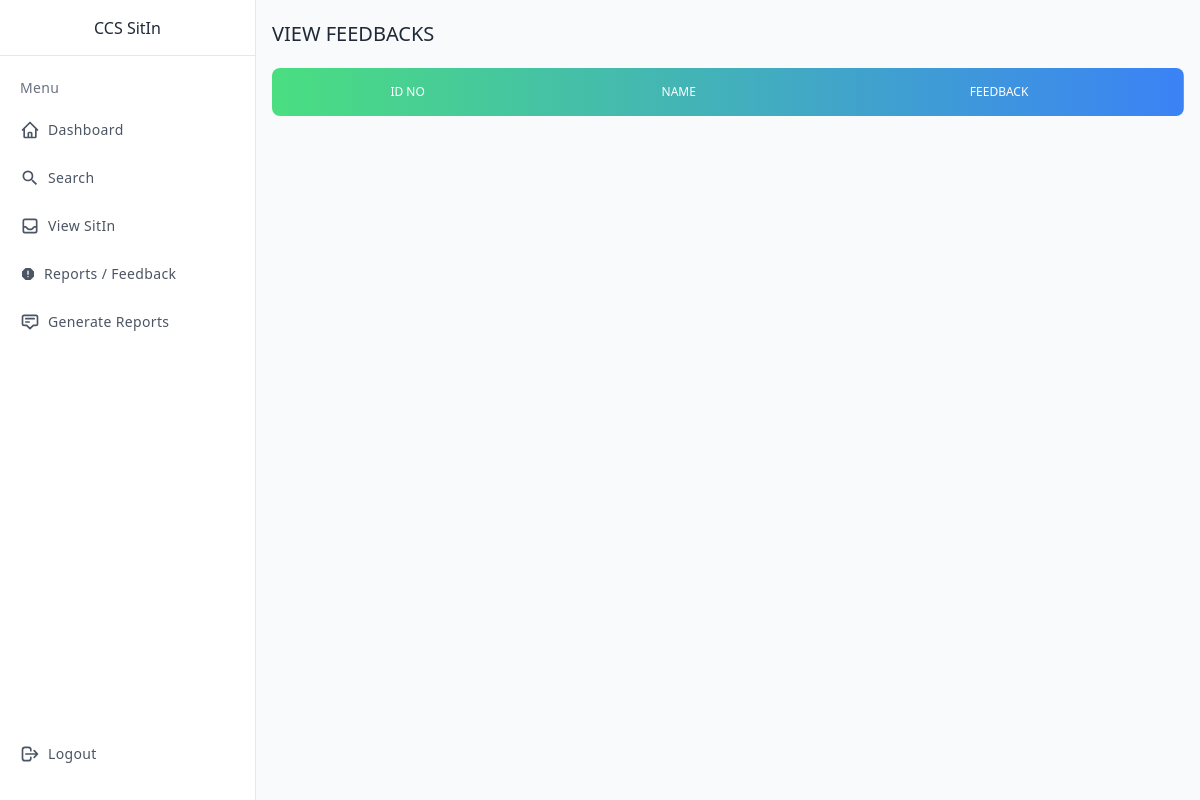
Page /admin/reports.php (signed in) on the earlier database version.
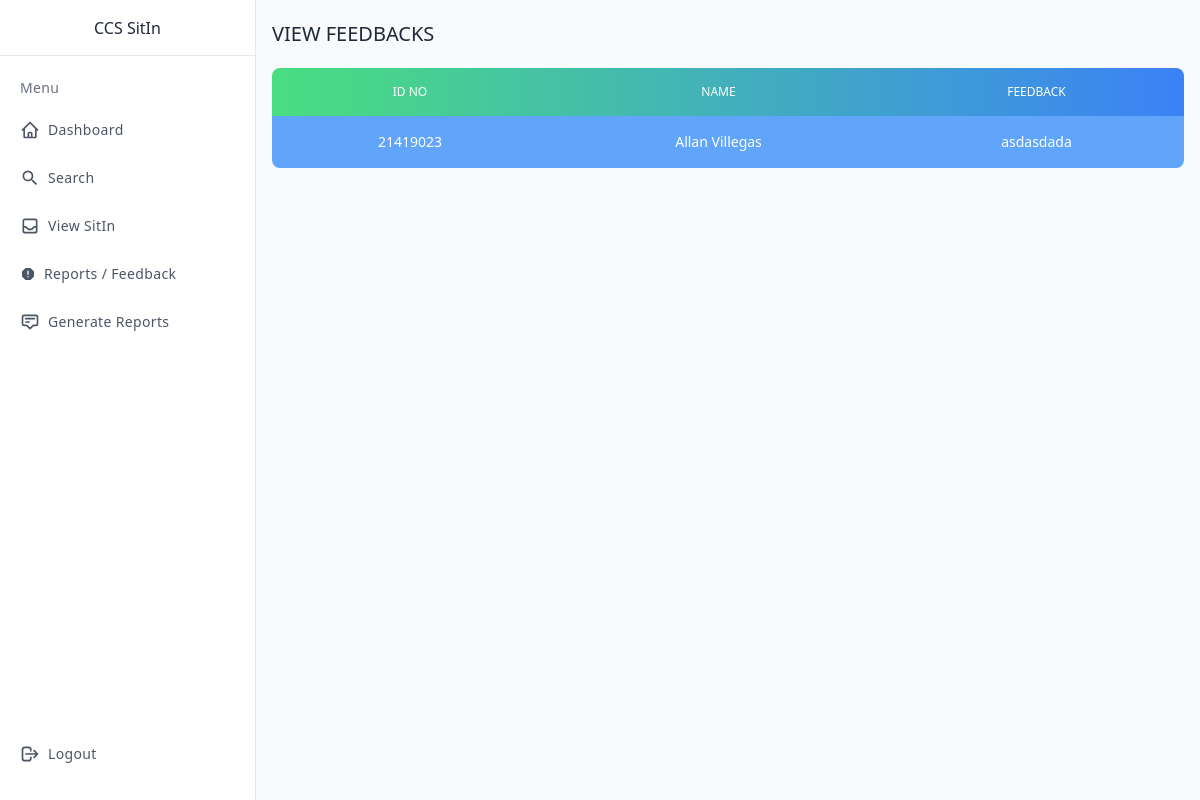
Same page on the later database version.
### tables this page shows
CREATE TABLE `feedback` (
  `id` int(11) NOT NULL,
  `student_id` int(11) NOT NULL,
  `content` varchar(254) NOT NULL,
  `date_created` datetime NOT NULL
);

CREATE TABLE `student` (
  `id` int(11) NOT NULL,
  `email` varchar(80) NOT NULL,
  `idno` int(20) NOT NULL,
  `fname` varchar(80) NOT NULL,
  `mname` varchar(80) NOT NULL,
  `lname` varchar(80) NOT NULL,
  `age` int(20) NOT NULL,
  `gender` varchar(80) NOT NULL,
  `contact` int(20) NOT NULL,
  `address` varchar(80) NOT NULL,
  `password` varchar(80) NOT NULL,
  `cpassword` varchar(80) NOT NULL,
  `sessions` int(11) DEFAULT 30
);

### admin/reports.php (the view, shortened to what the changed rows need)
<?php
include(".././config.php");
$students= [];
$query = "SELECT * FROM feedback INNER JOIN student ON student.id = feedback.student_id ";
$result = $con->query($query);
if ($result->num_rows > 0) {
    while($row = $result->fetch_assoc()) {
        $students[] = $row;
    }
}
?>
<!doctype html>
<html>
<head>
  <script src="https://cdn.tailwindcss.com"></script>
  <link rel="stylesheet" href="https://cdn.jsdelivr.net/npm/flatpickr/dist/flatpickr.min.css">
</head>
<body>
<div class="min-h-screen flex  bg-gray-50 text-gray-800">
  <div class="flex-1 p-4 lg:ml-64  lg:pt-5">
    <h1 class="text-xl">VIEW FEEDBACKS</h1>
     <table class="mt-5 w-full text-sm text-left rtl:text-right text-white rounded-lg overflow-hidden">
                <thead class="text-xs bg-gradient-to-r from-green-400 to-blue-500 uppercase rounded-md">
                    <tr>
                        <th class="border px-4 py-4 font-medium border-none text-center font-bold">ID NO
                        </th>
                        <th class="border px-4 py-4 font-medium border-none  text-center">NAME</th>
                        <th class="border px-4 py-4 font-medium border-none  text-center">FEEDBACK</th>
                    </tr>
                </thead>
                <tbody id="tbody" class="relative">
                <?php
            foreach ($students as $student) {
                   echo '<tr class="odd:bg-blue-400 bg-blue-700">
                                <td class="border px-4 py-4 border-none text-center text-xs md:text-sm text-white">'.$student['idno'].'</td>
                                <td class="border px-4 py-4 border-none text-center text-xs md:text-sm text-white">'.$student['fname'].' '.$student['lname'].'</td>
                                <td class="border px-4 py-4 border-none text-center text-xs md:text-sm text-white">'.$student['content'].'</td>
                               </tr>';
                }
            ?>
                </tbody>
            </table>
  </div>
</div>
</body>
</html>

Differences in the rows shown:
added feedback: student.idno "21419023", student.fname "Allan", student.lname "Villegas", content "asdasdada"
